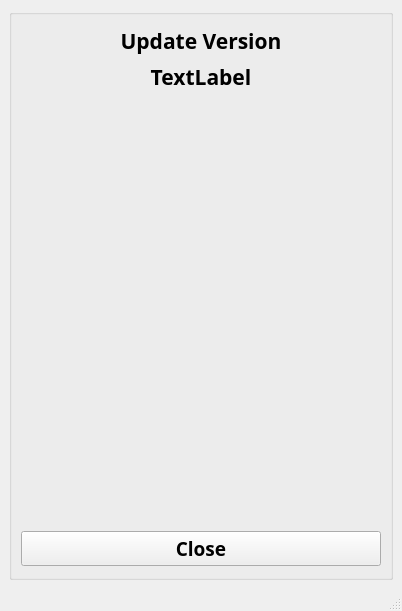
<?xml version="1.0" encoding="UTF-8"?>
<ui version="4.0">
 <class>updateVersion</class>
 <widget class="QMainWindow" name="updateVersion">
  <property name="geometry">
   <rect>
    <x>0</x>
    <y>0</y>
    <width>402</width>
    <height>611</height>
   </rect>
  </property>
  <property name="windowTitle">
   <string>AboutMe</string>
  </property>
  <widget class="QWidget" name="centralwidget">
   <layout class="QGridLayout" name="gridLayout">
    <item row="0" column="0">
     <widget class="QGroupBox" name="groupBox">
      <property name="title">
       <string/>
      </property>
      <layout class="QGridLayout" name="gridLayout_2" rowstretch="0,1,0" rowminimumheight="0,0,0" columnminimumwidth="0">
       <property name="topMargin">
        <number>11</number>
       </property>
       <property name="bottomMargin">
        <number>11</number>
       </property>
       <item row="0" column="0">
        <widget class="QLabel" name="label">
         <property name="font">
          <font>
           <family>微軟正黑體</family>
           <pointsize>16</pointsize>
           <weight>75</weight>
           <bold>true</bold>
          </font>
         </property>
         <property name="text">
          <string>Update Version</string>
         </property>
         <property name="alignment">
          <set>Qt::AlignCenter</set>
         </property>
        </widget>
       </item>
       <item row="1" column="0">
        <widget class="QLabel" name="vversion">
         <property name="font">
          <font>
           <family>微軟正黑體</family>
           <pointsize>16</pointsize>
           <weight>75</weight>
           <bold>true</bold>
          </font>
         </property>
         <property name="text">
          <string>TextLabel</string>
         </property>
         <property name="alignment">
          <set>Qt::AlignHCenter|Qt::AlignTop</set>
         </property>
        </widget>
       </item>
       <item row="2" column="0">
        <widget class="QPushButton" name="pushButton">
         <property name="font">
          <font>
           <family>微軟正黑體</family>
           <pointsize>14</pointsize>
           <weight>75</weight>
           <bold>true</bold>
          </font>
         </property>
         <property name="text">
          <string>Close</string>
         </property>
        </widget>
       </item>
      </layout>
     </widget>
    </item>
   </layout>
  </widget>
  <widget class="QMenuBar" name="menubar">
   <property name="geometry">
    <rect>
     <x>0</x>
     <y>0</y>
     <width>402</width>
     <height>25</height>
    </rect>
   </property>
  </widget>
  <widget class="QStatusBar" name="statusbar"/>
 </widget>
 <resources/>
 <connections/>
</ui>
